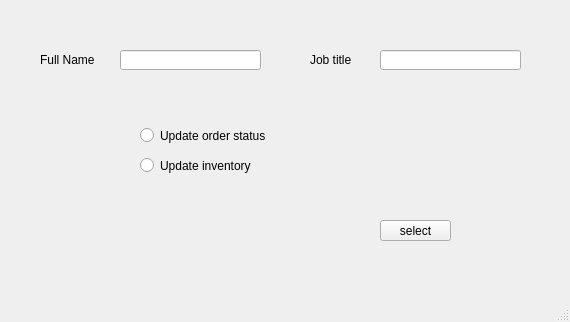
<?xml version="1.0" encoding="UTF-8"?>
<ui version="4.0">
 <class>MainWindow</class>
 <widget class="QMainWindow" name="MainWindow">
  <property name="geometry">
   <rect>
    <x>0</x>
    <y>0</y>
    <width>570</width>
    <height>322</height>
   </rect>
  </property>
  <property name="windowTitle">
   <string>MainWindow</string>
  </property>
  <widget class="QWidget" name="centralwidget">
   <widget class="QLabel" name="label">
    <property name="geometry">
     <rect>
      <x>40</x>
      <y>50</y>
      <width>71</width>
      <height>20</height>
     </rect>
    </property>
    <property name="text">
     <string>Full Name</string>
    </property>
   </widget>
   <widget class="QLabel" name="label_2">
    <property name="geometry">
     <rect>
      <x>310</x>
      <y>50</y>
      <width>61</width>
      <height>20</height>
     </rect>
    </property>
    <property name="text">
     <string>Job title</string>
    </property>
   </widget>
   <widget class="QLineEdit" name="lineEdit">
    <property name="geometry">
     <rect>
      <x>120</x>
      <y>50</y>
      <width>141</width>
      <height>20</height>
     </rect>
    </property>
   </widget>
   <widget class="QLineEdit" name="lineEdit_2">
    <property name="geometry">
     <rect>
      <x>380</x>
      <y>50</y>
      <width>141</width>
      <height>20</height>
     </rect>
    </property>
   </widget>
   <widget class="QRadioButton" name="radioButton">
    <property name="geometry">
     <rect>
      <x>140</x>
      <y>120</y>
      <width>171</width>
      <height>31</height>
     </rect>
    </property>
    <property name="text">
     <string>Update order status</string>
    </property>
   </widget>
   <widget class="QRadioButton" name="radioButton_2">
    <property name="geometry">
     <rect>
      <x>140</x>
      <y>150</y>
      <width>141</width>
      <height>31</height>
     </rect>
    </property>
    <property name="text">
     <string>Update inventory</string>
    </property>
   </widget>
   <widget class="QPushButton" name="pushButton">
    <property name="geometry">
     <rect>
      <x>380</x>
      <y>220</y>
      <width>71</width>
      <height>21</height>
     </rect>
    </property>
    <property name="text">
     <string>select</string>
    </property>
   </widget>
  </widget>
  <widget class="QMenuBar" name="menubar">
   <property name="geometry">
    <rect>
     <x>0</x>
     <y>0</y>
     <width>570</width>
     <height>18</height>
    </rect>
   </property>
  </widget>
  <widget class="QStatusBar" name="statusbar"/>
 </widget>
 <resources/>
 <connections/>
</ui>
